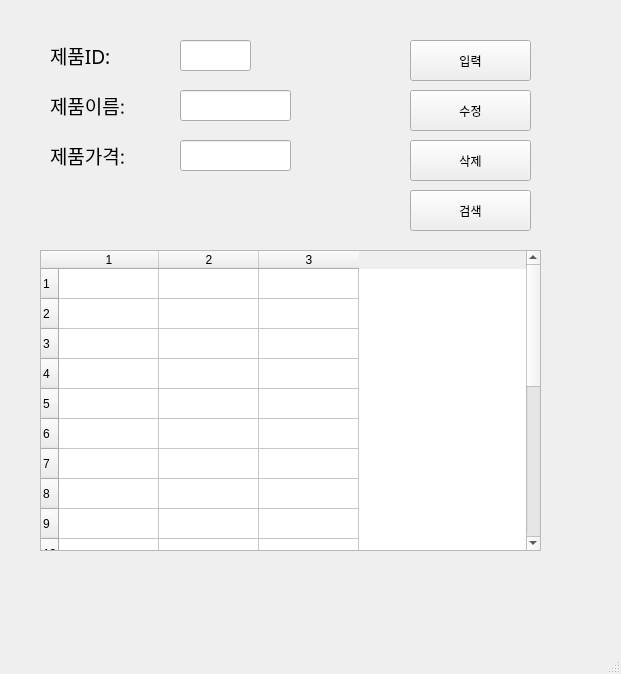
<?xml version="1.0" encoding="UTF-8"?>
<ui version="4.0">
 <class>MainWindow</class>
 <widget class="QMainWindow" name="MainWindow">
  <property name="geometry">
   <rect>
    <x>0</x>
    <y>0</y>
    <width>621</width>
    <height>674</height>
   </rect>
  </property>
  <property name="windowTitle">
   <string>MainWindow</string>
  </property>
  <widget class="QWidget" name="centralwidget">
   <widget class="QLabel" name="label">
    <property name="geometry">
     <rect>
      <x>50</x>
      <y>40</y>
      <width>111</width>
      <height>31</height>
     </rect>
    </property>
    <property name="font">
     <font>
      <family>맑은 고딕</family>
      <pointsize>14</pointsize>
     </font>
    </property>
    <property name="text">
     <string>제품ID:</string>
    </property>
   </widget>
   <widget class="QLabel" name="label_2">
    <property name="geometry">
     <rect>
      <x>50</x>
      <y>90</y>
      <width>121</width>
      <height>31</height>
     </rect>
    </property>
    <property name="font">
     <font>
      <family>맑은 고딕</family>
      <pointsize>14</pointsize>
     </font>
    </property>
    <property name="text">
     <string>제품이름:</string>
    </property>
   </widget>
   <widget class="QLabel" name="label_3">
    <property name="geometry">
     <rect>
      <x>50</x>
      <y>140</y>
      <width>121</width>
      <height>31</height>
     </rect>
    </property>
    <property name="font">
     <font>
      <family>맑은 고딕</family>
      <pointsize>14</pointsize>
     </font>
    </property>
    <property name="text">
     <string>제품가격:</string>
    </property>
   </widget>
   <widget class="QLineEdit" name="prodID">
    <property name="geometry">
     <rect>
      <x>180</x>
      <y>40</y>
      <width>71</width>
      <height>31</height>
     </rect>
    </property>
   </widget>
   <widget class="QLineEdit" name="prodName">
    <property name="geometry">
     <rect>
      <x>180</x>
      <y>90</y>
      <width>111</width>
      <height>31</height>
     </rect>
    </property>
   </widget>
   <widget class="QLineEdit" name="prodPrice">
    <property name="geometry">
     <rect>
      <x>180</x>
      <y>140</y>
      <width>111</width>
      <height>31</height>
     </rect>
    </property>
   </widget>
   <widget class="QPushButton" name="pushButton">
    <property name="geometry">
     <rect>
      <x>410</x>
      <y>40</y>
      <width>121</width>
      <height>41</height>
     </rect>
    </property>
    <property name="text">
     <string>입력</string>
    </property>
   </widget>
   <widget class="QPushButton" name="pushButton_2">
    <property name="geometry">
     <rect>
      <x>410</x>
      <y>90</y>
      <width>121</width>
      <height>41</height>
     </rect>
    </property>
    <property name="text">
     <string>수정</string>
    </property>
   </widget>
   <widget class="QPushButton" name="pushButton_3">
    <property name="geometry">
     <rect>
      <x>410</x>
      <y>140</y>
      <width>121</width>
      <height>41</height>
     </rect>
    </property>
    <property name="text">
     <string>삭제</string>
    </property>
   </widget>
   <widget class="QPushButton" name="pushButton_4">
    <property name="geometry">
     <rect>
      <x>410</x>
      <y>190</y>
      <width>121</width>
      <height>41</height>
     </rect>
    </property>
    <property name="text">
     <string>검색</string>
    </property>
   </widget>
   <widget class="QTableWidget" name="tableWidget">
    <property name="geometry">
     <rect>
      <x>40</x>
      <y>250</y>
      <width>501</width>
      <height>301</height>
     </rect>
    </property>
    <property name="rowCount">
     <number>20</number>
    </property>
    <property name="columnCount">
     <number>3</number>
    </property>
    <row/>
    <row/>
    <row/>
    <row/>
    <row/>
    <row/>
    <row/>
    <row/>
    <row/>
    <row/>
    <row/>
    <row/>
    <row/>
    <row/>
    <row/>
    <row/>
    <row/>
    <row/>
    <row/>
    <row/>
    <column/>
    <column/>
    <column/>
   </widget>
  </widget>
  <widget class="QMenuBar" name="menubar">
   <property name="geometry">
    <rect>
     <x>0</x>
     <y>0</y>
     <width>621</width>
     <height>26</height>
    </rect>
   </property>
  </widget>
  <widget class="QStatusBar" name="statusbar"/>
 </widget>
 <resources/>
 <connections>
  <connection>
   <sender>pushButton</sender>
   <signal>clicked()</signal>
   <receiver>MainWindow</receiver>
   <slot>addProduct()</slot>
   <hints>
    <hint type="sourcelabel">
     <x>394</x>
     <y>72</y>
    </hint>
    <hint type="destinationlabel">
     <x>470</x>
     <y>95</y>
    </hint>
   </hints>
  </connection>
  <connection>
   <sender>pushButton_2</sender>
   <signal>clicked()</signal>
   <receiver>MainWindow</receiver>
   <slot>updateProduct()</slot>
   <hints>
    <hint type="sourcelabel">
     <x>418</x>
     <y>129</y>
    </hint>
    <hint type="destinationlabel">
     <x>470</x>
     <y>136</y>
    </hint>
   </hints>
  </connection>
  <connection>
   <sender>pushButton_3</sender>
   <signal>clicked()</signal>
   <receiver>MainWindow</receiver>
   <slot>removeProduct()</slot>
   <hints>
    <hint type="sourcelabel">
     <x>409</x>
     <y>175</y>
    </hint>
    <hint type="destinationlabel">
     <x>469</x>
     <y>183</y>
    </hint>
   </hints>
  </connection>
  <connection>
   <sender>pushButton_4</sender>
   <signal>clicked()</signal>
   <receiver>MainWindow</receiver>
   <slot>getProduct()</slot>
   <hints>
    <hint type="sourcelabel">
     <x>406</x>
     <y>219</y>
    </hint>
    <hint type="destinationlabel">
     <x>471</x>
     <y>229</y>
    </hint>
   </hints>
  </connection>
 </connections>
 <slots>
  <slot>addProduct()</slot>
  <slot>updateProduct()</slot>
  <slot>removeProduct()</slot>
  <slot>getProduct()</slot>
 </slots>
</ui>
